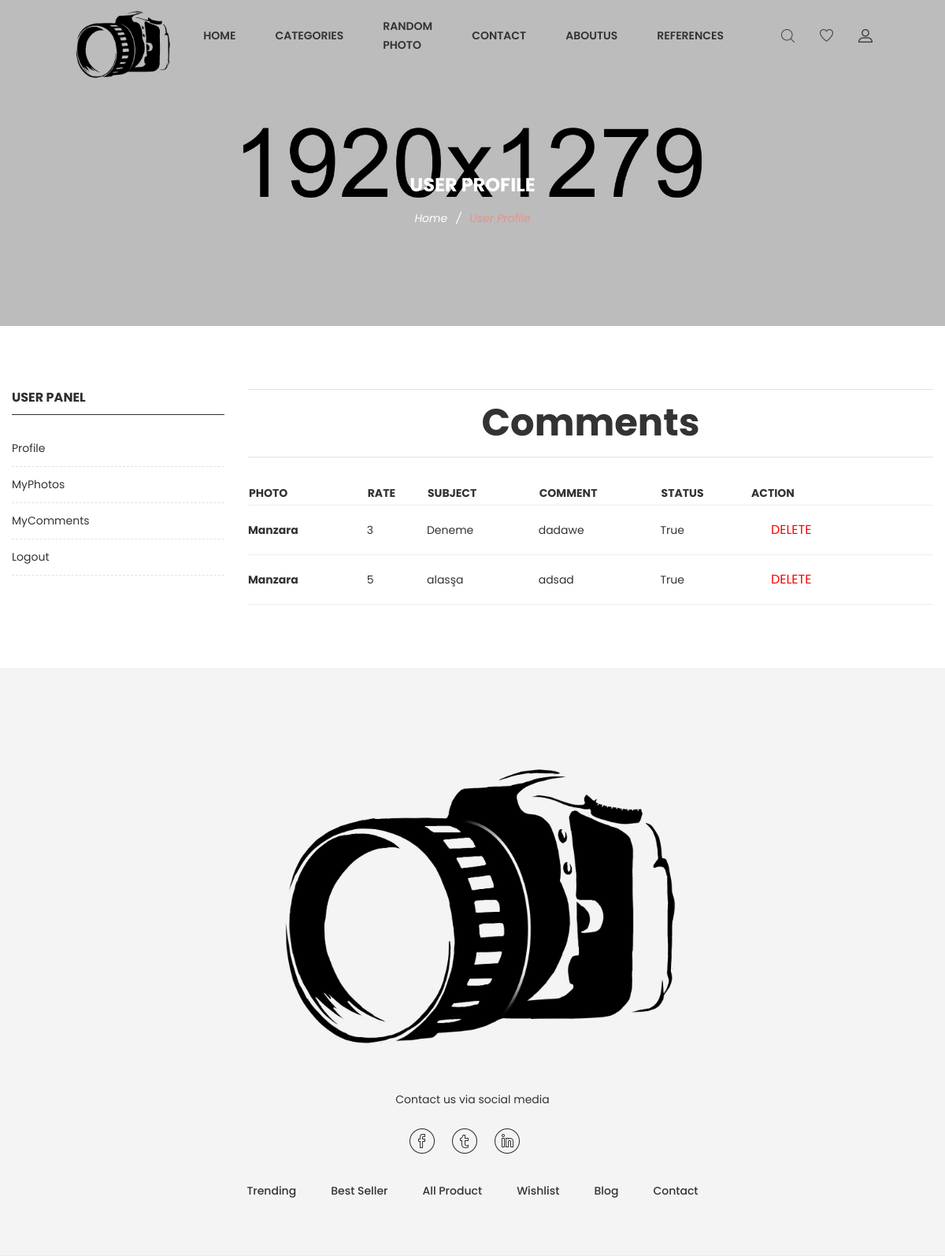
The page /user/comments/ (signed in) on the database as committed earlier.
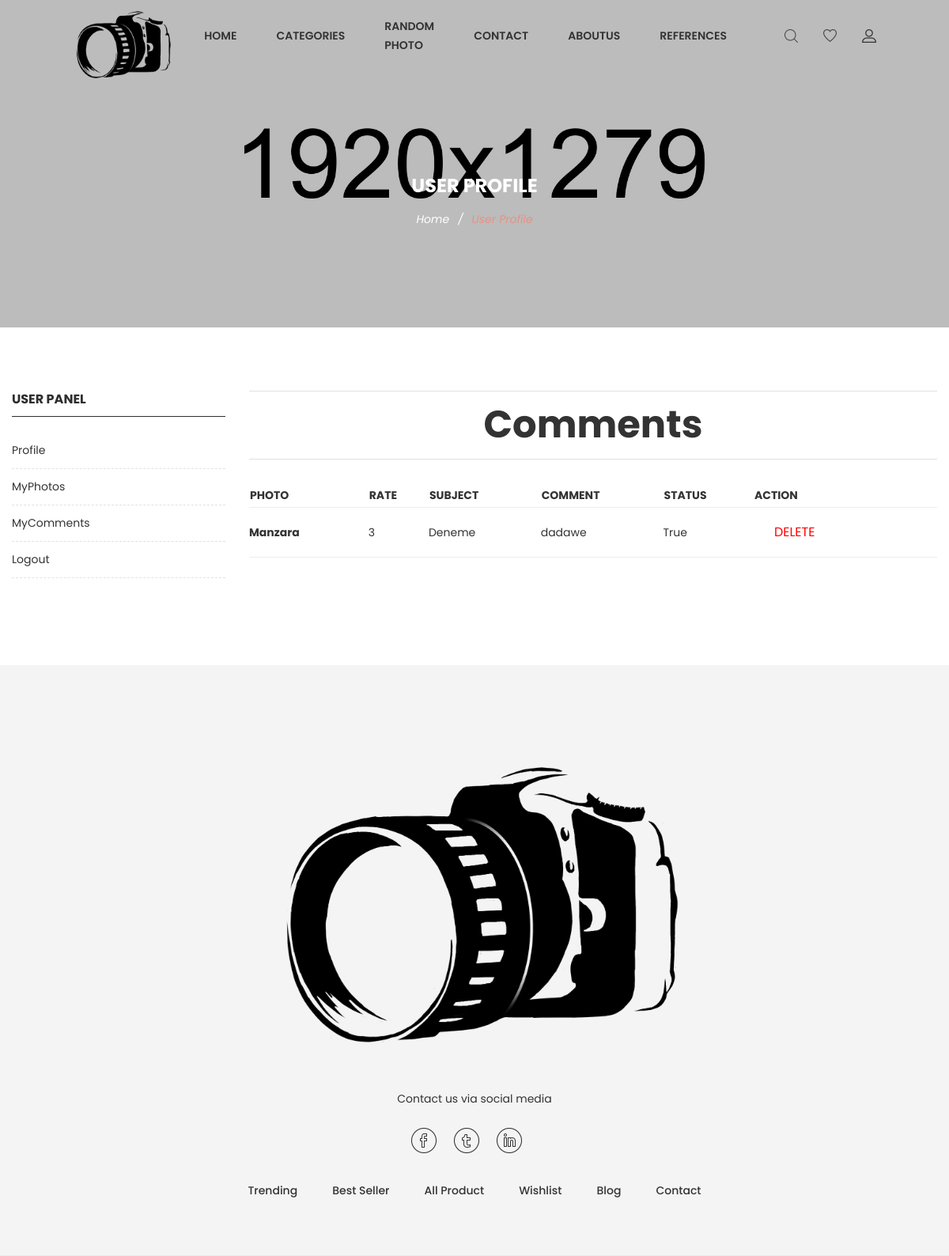
The same page on the database as committed later.
### photo/models.py (models this page shows, shortened)
class Comment(models.Model):
    STATUS = (
        ('New', 'Yeni'),
        ('True', 'Evet'),
        ('False', 'Hayır'),
    )
    photo = models.ForeignKey(Photo, on_delete=models.CASCADE)
    userprofil = models.ForeignKey(UserProfile, on_delete=models.CASCADE)
    user = models.ForeignKey(User, on_delete=models.CASCADE)
    subject = models.CharField(max_length=50, blank=True)
    comment = models.TextField(max_length=200, blank=True)
    rate = models.IntegerField(blank=True)
    status = models.CharField(max_length=10, choices=STATUS, default='New')
    ip = models.CharField(blank=True, max_length=20)
    create_at = models.DateTimeField(auto_now_add=True)
    update_at = models.DateTimeField(auto_now=True)

class Photo(models.Model):
    STATUS = (
        ('True', 'Evet'),
        ('False', 'Hayır'),
    )
    user = models.ForeignKey(User, on_delete=models.SET_NULL, null=True)
    category = models.ForeignKey(Category, on_delete=models.CASCADE)
    title = models.CharField(max_length=100)
    keywords = models.CharField(max_length=255)
    description = models.CharField(max_length=255)
    detail = RichTextUploadingField(blank=True)
    slug = models.SlugField(null=False, unique=True)
    image = models.ImageField(blank=True, upload_to='images/', max_length=255)  # py -m pip install --upgrade Pillow
    status = models.CharField(max_length=10, choices=STATUS)
    create_at = models.DateTimeField(auto_now_add=True)
    update_at = models.DateTimeField(auto_now=True)
    def image_tag(self):
        return mark_safe('<img src="{}" height="50"/>'.format(self.image.url))
    image_tag.short_description = 'Image'

### user/views.py (the view)
# urls.py: path('comments/', views.comments, name='comments'),
@login_required(login_url='/login')
def comments(request):
    category = Category.objects.all()
    current_user = request.user
    comment = Comment.objects.filter(user_id=current_user.id)
    context = {
        'category': category,
        'comments': comment,
    }
    return render(request, 'Pages/User/commentsPage.html', context)

### home/templates/Pages/User/commentsPage.html (shortened to what this page needs)
{% extends 'HomeBase.html' %}
{% block body %}
    <div class="ht__bradcaump__area bg-image--6">
        <div class="container">
            <div class="row">
                <div class="col-lg-12">
                    <div class="bradcaump__inner text-center">
                        <h2 class="bradcaump-title">User Profile</h2>
                        <nav class="bradcaump-content">
                            <a class="breadcrumb_item" href="/">Home</a>
                            <span class="brd-separetor">/</span>
                            <span class="breadcrumb_item active">User Profile</span>
                        </nav>
                    </div>
                </div>
            </div>
        </div>
    </div>
    <div class="page-shop-sidebar left--sidebar bg--white section-padding--lg">
        <div class="container">
            <div class="row">
                {% include "Pages/User/profile_left_panel.html" %}
                <div class="col-lg-9 col-12 order-1 order-lg-2">
                    <div class="row">
                        <div class="col-lg-12">
                            <div class="shop__list__wrapper d-flex flex-wrap flex-md-nowrap justify-content-between">
                                <p>
                                <h1>Comments</h1></p>
                            </div>
                        </div>
                    </div>
                    <div class="tab__container">
                        <table>
                            <tr>
                                <th>
                                    Photo
                                </th>
                                <th>
                                    Rate
                                </th>
                                <th>
                                    Subject
                                </th>
                                <th>
                                    Comment
                                </th>
                                <th>
                                    Status
                                </th>
                                <th>
                                    Action
                                </th>
                            </tr>
                            {% for com in comments %}
                                <tr>
                                    <td>
                                        <a href="/photo/{{ com.photo_id }}/{{ com.photo.slug }}">
                                            <strong>{{ com.photo.title }}</strong></a>
                                    </td>
                                    <td>
                                        {{ com.rate }}
                                    </td>
                                    <td>
                                        {{ com.subject }}
                                    </td>
                                    <td>
                                        {{ com.comment }}
                                    </td>
                                    <td>
                                        {{ com.status }}
                                    </td>
                                    <td>
                                            <ul class="cart__btn__list d-flex flex-wrap flex-md-nowrap flex-lg-nowrap justify-content-between">
                                                <li><a class="btn-danger" href="/user/deletecomment/{{ com.id }}"
                                                       onclick="return confirm('Will be Deleted! Are you Sure?')"><p style="color:red;">DELETE</p></a>
                                                </li>
                                            </ul>
                                    </td>
                                </tr>
                            {% endfor %}
                        </table>
                    </div>
                </div>
            </div>
        </div>
    </div>
{% endblock %}

Rows that differ between the two databases and show on the page:
removed Comment: photo "Manzara", rate "5", subject "alasşa", comment "adsad", status "True"
